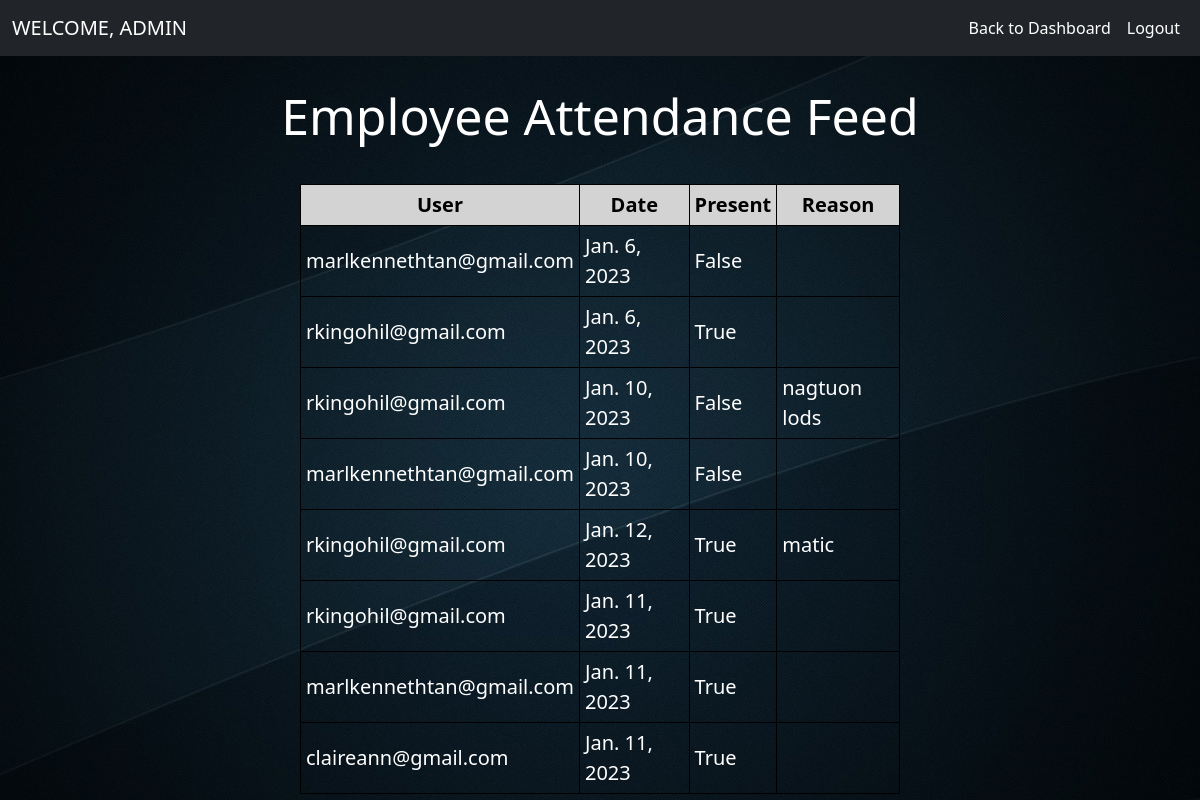
Page /admin-attendance/ on the earlier database version.
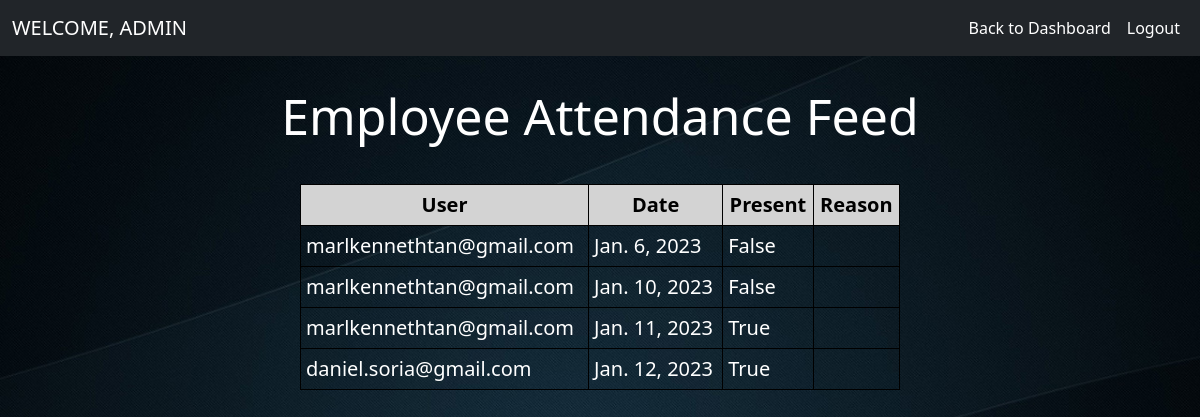
Same page on the later database version.
### other_features/models.py (models this page shows)
class Attendance(models.Model):
    user = models.ForeignKey(User, on_delete=models.CASCADE)
    date = models.DateField()
    present = models.BooleanField(default=False)
    reason = models.TextField(blank=True)

### other_features/views.py (the view)
# urls.py: path('admin-attendance/', admin_attendance, name='admin_attendance'),
def admin_attendance(request):
    attendance_records = Attendance.objects.all()
    current_url = request.get_full_path()
    text = {'attendance_records': attendance_records, 'current_url': current_url}
    return render(request, 'admin_attendance.html', text)

### other_features/templates/admin_attendance.html (shortened to what this page needs)
{% extends 'admin_home.html' %}
{% load static %}
{% block body %}
<body style="background-image:url('{% static 'images/eml.jpg'%}'); background-repeat: no repeat; background-size: 100%">
<div style="text-align: center;">
    <h1>Employee Attendance Feed</h1>
  </div>
<table style="margin: 0 auto;">
    <tr>
        <th>User</th>
        <th>Date</th>
        <th>Present</th>
        <th>Reason</th>
    </tr>
    {% for record in attendance_records %}
<tr>
<td>{{ record.user }}</td>
<td>{{ record.date }}</td>
<td>{{ record.present }}</td>
<td>{{ record.reason }}</td>
</tr>
{% endfor %}
</table>
</body>
{% endblock  %}

Differences in the rows shown:
removed Attendance: user "rkingohil@gmail.com", date "Jan. 6, 2023", present "True"
removed Attendance: user "rkingohil@gmail.com", date "Jan. 10, 2023", present "False", reason "nagtuon lods"
removed Attendance: user "rkingohil@gmail.com", date "Jan. 12, 2023", present "True", reason "matic"
removed Attendance: user "rkingohil@gmail.com", date "Jan. 11, 2023", present "True"
removed Attendance: user "claireann@gmail.com", date "Jan. 11, 2023", present "True"
added Attendance: user "daniel.soria@gmail.com", date "Jan. 12, 2023", present "True"
